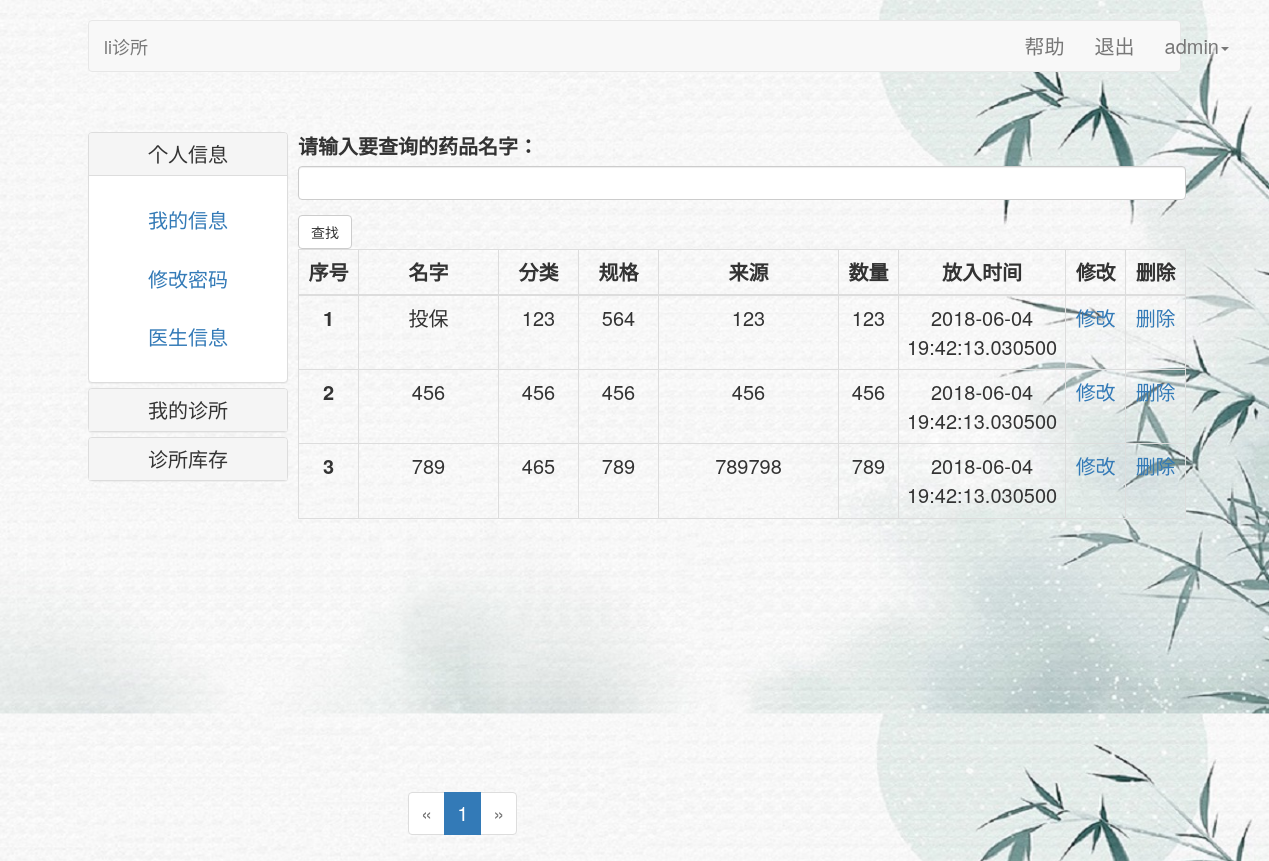
The app's page /admin/store/ (signed in) with its own data.
### app/models.py (models this page shows, shortened)
class Admins(UserMixin, db.Model):
    id = db.Column(db.Integer, primary_key=True)
    name = db.Column(db.String(64))
    password_hash = db.Column(db.String(128))
    @property
    def password(self):
        raise AttributeError('不能访问密码属性')

class Stores(db.Model):
    id=db.Column(db.Integer, primary_key=True)
    name = db.Column(db.String(32), index=True)
    sort = db.Column(db.String(8))
    guige = db.Column(db.String(64))
    come_sourse = db.Column(db.String(64))
    amount = db.Column(db.Integer)
    input_time = db.Column(db.DateTime, default=datetime.now())
    is_delete = db.Column(db.Boolean, default=0)

### app/views/admin.py (the view, shortened to what this page needs)
@login_required
@admin.route('/store/',  methods=['POST', 'GET'])
def store():
    name = Admins.query.filter(Admins.name == session.get('username')).first()
    if name:
        form = StoreCheckForm()
        page = request.args.get('page', 1, type=int)
        stores = Stores.query.filter(Stores.id !=None).paginate(page=page, per_page=8, error_out=False)
        posts = stores.items
        return render_template('admin/store.html', stores=stores,endpoint1='admin.delstore', posts=posts, form=form, endpoint2='admin.changestore')
    else:
        flash('请到对应页面登录')
        session.pop('username', None)
        return redirect(url_for('main.index'))

### app/forms.py
class StoreCheckForm(FlaskForm):
    name = StringField('请输入要查询的药品名字：', validators=[DataRequired(message='药品名字不能为空')])
    submit = SubmitField('查找')

### app/models.py (called while the page is built)
@login_manager.user_loader
def loader_user(uid):
    return User.query.get(uid)

### app/templates/admin/store.html (shortened to what this page needs)
{% extends 'common/baseadmin.html' %}
{% from 'common/macro.html' import pagination_show%}
{% block content %}
    <div>
        <div class="panel-group" id="accordion" style="float: left">
            <div class="panel panel-default">
                <div class="panel-heading">
                    <h4 class="panel-title">
                        <a data-toggle="collapse" data-parent="#accordion"
                           href="#collapseOne">
                            个人信息
                        </a>
                    </h4>
                </div>
                <div id="collapseOne" class="panel-collapse collapse in">
                    <div class="panel-body">
                        <div class="panel-body"><a href="{{ url_for('admin.profile') }}">我的信息</a></div>
                        <div class="panel-body"><a href="{{ url_for('admin.change_mm') }}">修改密码</a></div>
                        <div class="panel-body"><a href="{{ url_for('admin.doctorinfo') }}">医生信息</a></div>
                    </div>
                </div>
            </div>
            <div class="panel panel-default">
                <div class="panel-heading">
                    <h4 class="panel-title">
                        <a data-toggle="collapse" data-parent="#accordion"
                           href="#collapseTwo">
                            我的诊所
                        </a>
                    </h4>
                </div>
            </div>
            <div class="panel panel-default">
                <div class="panel-heading">
                    <h4 class="panel-title">
                        <a data-toggle="collapse" data-parent="#accordion"
                           href="#collapseThree">
                            诊所库存
                        </a>
                    </h4>
                </div>
            </div>
        </div>
        <div class="bs-example" data-example-id="bordered-table"
             style="position: absolute;margin-left: 290px; margin-top: 40px">
                <div>{{ wtf.quick_form(form) }}</div>
            <table class="table table-bordered">
                <thead>
                <tr>
                   <th style="width: 60px">序号</th>
                    <th style="width: 140px">名字</th>
                    <th style="width: 80px">分类</th>
                    <th style="width: 80px">规格</th>
                    <th style="width: 180px">来源</th>
                    <th style="width: 60px">数量</th>
                    <th style="width: 150px" >放入时间</th>
                    <th style="width: 60px">修改</th>
                    <th style="width: 60px">删除</th>
                </tr>
                </thead>
                <tbody>
                {% for u in posts %}
                    <tr>
                        <th scope="row">{{ u.id }}</th>
                        <td>{{ u.name }}</td>
                        <td>{{ u.sort }}</td>
                        <td>{{ u.guige }}</td>
                        <td>{{ u.come_sourse }}</td>
                        <td>{{ u.amount }}</td>
                        <td>{{ u.input_time }}</td>
                        <td><a href="{{ url_for(endpoint2, id=u.id) }} ">修改</a></td>
                        <td><a href="{{ url_for(endpoint1, id=u.id) }} " onClick=" return confirm('确认删除该库存?')">删除</a></td>
                    </tr>
                {% endfor %}
                </tbody>
            </table>
        </div>
<div
style = "margin-left: 400px; margin-top: 680px; position: absolute" >
{{pagination_show(stores, 'admin.store')}} </div>
    </div>
{% endblock %}

### app/templates/common/baseadmin.html (shortened to what this page needs)
{% extends 'bootstrap/base.html' %}
{% import 'bootstrap/wtf.html' as wtf %}
{% block styles %}
    {{ super() }}
{% endblock %}
{% block head %}
    {{ super() }}
{% endblock %}
{% block navbar %}
    <nav class="navbar navbar-default" >
        <div class="container">
            <div class="navbar-header">
                <a class="navbar-brand" href="{{ url_for('admin.index') }}">li诊所</a>
            </div>
            <div class="collapse navbar-collapse">
                <ul class="nav navbar-nav navbar-right">
                    {% if current_user.is_authenticated %}
                        <li><a href="{{ url_for('admin.help') }}">帮助</a></li>
                        <li><a href="{{ url_for('user.logout') }}">退出</a></li>
                        <li class="dropdown">
                            <a href="#" class="dropdown-toggle" data-toggle="dropdown" role="button"
                               aria-haspopup="true" aria-expanded="false">{{ session.get('username') }}<span class="caret"></span></a>
                        </li>
                    {% endif %}
                </ul>
            </div>
        </div>
    </nav>
{% endblock %}

### app/templates/common/macro.html
{% macro pagination_show(pagination, endpoint) %}
    <nav aria-label="Page navigation">
        <ul class="pagination">
            <li {% if not pagination.has_prev %}class="disabled"{% endif %}>
                <a href="{% if pagination.has_prev %}{{ url_for(endpoint, page=pagination.prev_num, **kwargs) }}{% else %}#{% endif %}" aria-label="Previous">
                    <span aria-hidden="true">&laquo;</span>
                </a>
            </li>
            {% for p in pagination.iter_pages() %}
                {% if p %}
                    <li {% if p == pagination.page %}class="active"{% endif %}><a href="{% if p == pagination.page %}#{% else %}{{ url_for(endpoint, page=p, **kwargs) }}{% endif %}">{{ p }}</a></li>
                {% else %}
                    <li><a href="#">&hellip;</a></li>
                {% endif %}
            {% endfor %}
            <li {% if not pagination.has_next %}class="disabled"{% endif %}>
                <a href="{% if pagination.has_next %}{{ url_for(endpoint, page=pagination.next_num, **kwargs) }}{% else %}#{% endif %}" aria-label="Next">
                    <span aria-hidden="true">&raquo;</span>
                </a>
            </li>
        </ul>
    </nav>
{% endmacro %}

### records on screen
Admins: get "admin"
Stores: id "1", name "投保", sort "123", guige "564", come_sourse "123", amount "123", input_time "2018-06-04 19:42:13.030500"
Stores: id "2", name "456", sort "456", guige "456", come_sourse "456", amount "456", input_time "2018-06-04 19:42:13.030500"
Stores: id "3", name "789", sort "465", guige "789", come_sourse "789798", amount "789", input_time "2018-06-04 19:42:13.030500"

### other values on screen
{{ p }} "1"
